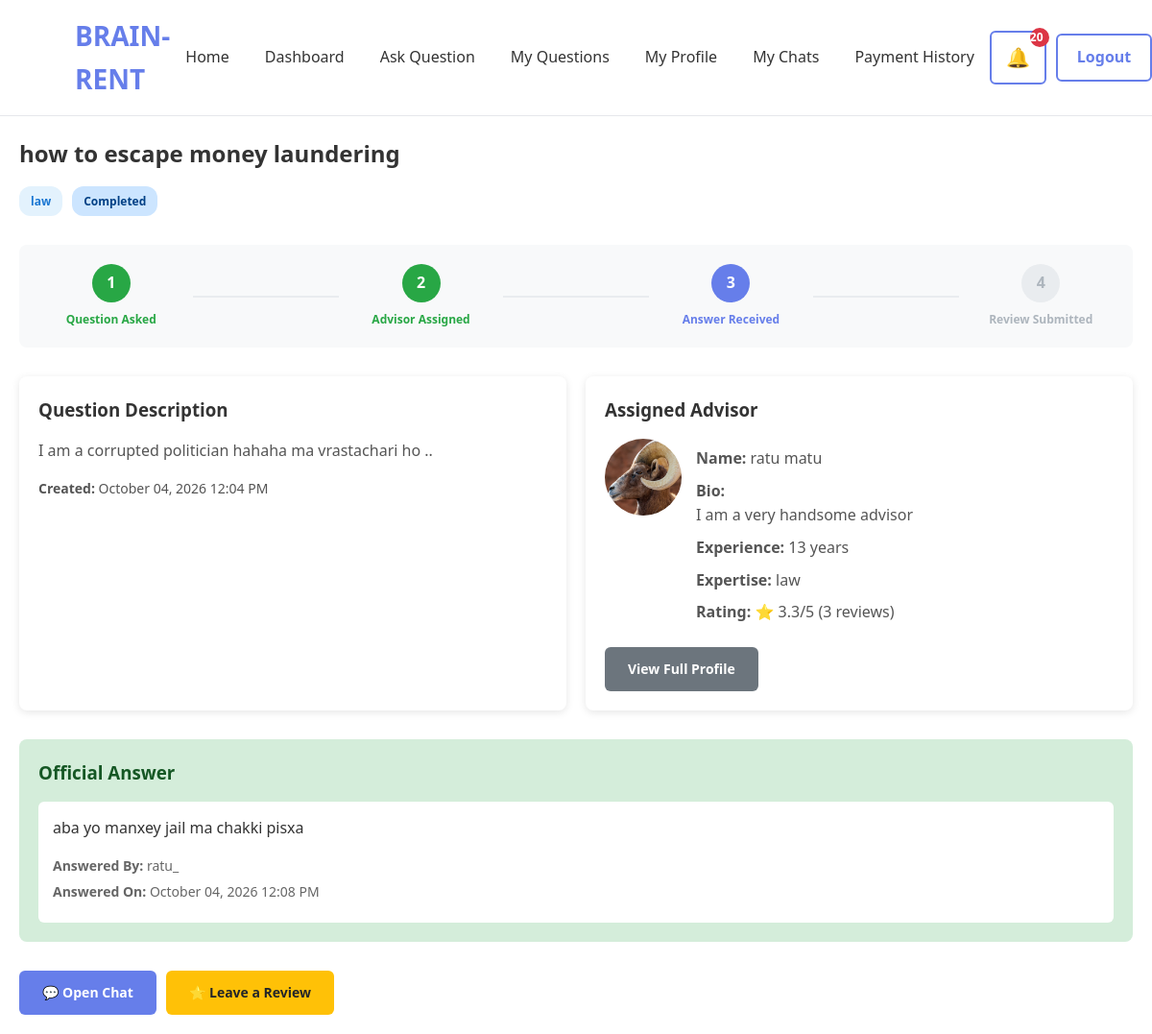
Page /questions/9/ (signed in) on the committed database.
### question/models.py (models this page shows, shortened)
class Question(models.Model):
    STATUS_CHOICES = [
        ("pending", "Pending"),
        ("accepted", "Accepted"),
        ("completed", "Completed"),
        ("cancelled", "Cancelled"),
    ]
    questioner = models.ForeignKey(
        settings.AUTH_USER_MODEL,
        on_delete=models.CASCADE,
        related_name="questions"
    )
    category = models.ForeignKey(
        Category,
        on_delete=models.CASCADE,
        related_name="questions"
    )
    title = models.CharField(
        max_length=200
    )
    description = models.TextField()
    status = models.CharField(
        max_length=20,
        choices=STATUS_CHOICES,
        default="pending"
    )
    created_at = models.DateTimeField(
        auto_now_add=True
    )

class Category(models.Model):
    name = models.CharField(
        max_length=100,
        unique=True
    )
    description = models.TextField(
        blank=True
    )
    icon = models.ImageField(
        upload_to="category_icons/",
        blank=True,
        null=True
    )

class QuestionAssignment(models.Model):
    STATUS_CHOICES = [
        ("invited", "Invited"),
        ("accepted", "Accepted"),
        ("declined", "Declined"),
        ("selected", "Selected"),
        ("completed", "Completed"),
    ]
    question = models.ForeignKey(
        Question,
        on_delete=models.CASCADE,
        related_name="assignments"
    )
    advisor = models.ForeignKey(
        "advisor.AdvisorProfile",
        on_delete=models.CASCADE,
        related_name="assignments"
    )
    status = models.CharField(
        max_length=20,
        choices=STATUS_CHOICES,
        default="invited"
    )
    assigned_at = models.DateTimeField(
        auto_now_add=True
    )
    class Meta:
        unique_together = ("question", "advisor")

class Answer(models.Model):
    question = models.OneToOneField(
        Question,
        on_delete=models.CASCADE,
        related_name="answer"
    )
    advisor = models.ForeignKey(
        "advisor.AdvisorProfile",
        on_delete=models.CASCADE,
        related_name="answers"
    )
    content = models.TextField()
    created_at = models.DateTimeField(
        auto_now_add=True
    )
    updated_at = models.DateTimeField(
        auto_now=True
    )

### advisor/models.py (models this page shows, shortened)
class AdvisorProfile(models.Model):
    STATUS_CHOICES = [
        ("pending", "Pending"),
        ("under_review", "Under Review"),
        ("approved", "Approved"),
        ("rejected", "Rejected"),
        ("suspended", "Suspended"),
    ]
    user = models.OneToOneField(
        settings.AUTH_USER_MODEL,
        on_delete=models.CASCADE
    )
    bio = models.TextField()
    expertise = models.ManyToManyField(
    "question.Category",
    related_name="advisors"
 )
    experience = models.PositiveIntegerField(
        help_text="Years of experience"
    )
    consultation_rate = models.DecimalField(
        max_digits=10,
        decimal_places=2,
        default=0.00,
        help_text="Consultation rate per session in NPR"
    )
    verification_status = models.CharField(
        max_length=20,
        choices=STATUS_CHOICES,
        default="pending"
    )

### accounts/models.py (models this page shows, shortened)
class CustomUser(AbstractUser):
    ROLE_CHOICES = [
        ("questioner", "Questioner"),
        ("advisor", "Advisor"),
    ]
    role = models.CharField(
    max_length=20,
    choices=ROLE_CHOICES,
    default="questioner"
 )
    phone_number = models.CharField(
        max_length=15,
        blank=True
    )
    profile_picture = models.ImageField(
        upload_to="profile_pictures/",
        blank=True,
        null=True
    )
    created_at = models.DateTimeField(
        auto_now_add=True
    )
    updated_at = models.DateTimeField(
        auto_now=True
    )

### question/views.py (the view)
@login_required
def question_detail(request, question_id):
    if request.user.role != "questioner":
        return HttpResponseForbidden("Access Denied")
    question = get_object_or_404(
        Question,
        id=question_id,
        questioner=request.user,
    )
    assignment = QuestionAssignment.objects.filter(
        question=question,
        status="accepted",
    ).select_related(
        "advisor",
        "advisor__user",
    ).first()
    has_review = Review.objects.filter(
        question=question
    ).exists()
    average_rating = None
    total_reviews = 0
    if assignment:
        advisor_reviews = Review.objects.filter(
            advisor=assignment.advisor
        )
        average_rating = advisor_reviews.aggregate(
            Avg("rating")
        )["rating__avg"]
        total_reviews = advisor_reviews.count()
    from payment.models import Payment
    payment = Payment.objects.filter(question=question).order_by('-created_at').first()
    return render(
        request,
        "question/question_detail.html",
        {
            "question": question,
            "assignment": assignment,
            "has_review": has_review,
            "average_rating": average_rating,
            "total_reviews": total_reviews,
            "payment": payment,
        },
    )

### templates/question/question_detail.html (shortened to what this page needs)
{% extends "base.html" %}
{% block content %}
<section class="question-detail">
    <div class="question-header">
        <h1>{{ question.title }}</h1>
        <div class="question-meta">
            <span class="category-tag">{{ question.category.name }}</span>
            <span class="status-tag status-{{ question.status }}">{{ question.get_status_display }}</span>
        </div>
    </div>
    <div class="progress-indicator">
        <div class="progress-step {% if question.status == 'pending' %}active{% endif %} {% if question.status != 'pending' %}completed{% endif %}">
            <div class="step-number">1</div>
            <div class="step-label">Question Asked</div>
        </div>
        <div class="progress-line"></div>
        <div class="progress-step {% if question.status == 'accepted' %}active{% endif %} {% if question.status == 'completed' %}completed{% endif %} {% if not assignment %}disabled{% endif %}">
            <div class="step-number">2</div>
            <div class="step-label">Advisor Assigned</div>
        </div>
        <div class="progress-line"></div>
        <div class="progress-step {% if question.status == 'completed' %}active{% endif %} {% if not question.answer %}disabled{% endif %}">
            <div class="step-number">3</div>
            <div class="step-label">Answer Received</div>
        </div>
        <div class="progress-line"></div>
        <div class="progress-step {% if has_review %}active{% endif %} {% if not has_review %}disabled{% endif %}">
            <div class="step-number">4</div>
            <div class="step-label">Review Submitted</div>
        </div>
    </div>
    <div class="question-content">
        <div class="question-info">
            <h3>Question Description</h3>
            <p>{{ question.description }}</p>
            <p class="created-date">
                <strong>Created:</strong> {{ question.created_at|date:"F d, Y g:i A" }}
            </p>
        </div>
        {% if assignment %}
            <div class="advisor-info">
                <h3>Assigned Advisor</h3>
                <div class="advisor-details">
                    {% if assignment.advisor.user.profile_picture %}
                        <img
                            src="{{ assignment.advisor.user.profile_picture.url }}"
                            alt="Advisor Profile"
                            class="advisor-avatar"
                        >
                    {% endif %}
                    <div class="advisor-text">
                        <p>
                            <strong>Name:</strong>
                            {{ assignment.advisor.user.get_full_name|default:assignment.advisor.user.username }}
                        </p>
                        <p>
                            <strong>Bio:</strong><br>
                            {{ assignment.advisor.bio|default:"No bio available." }}
                        </p>
                        <p>
                            <strong>Experience:</strong> {{ assignment.advisor.experience|default:"Not specified" }} years
                        </p>
                        <p>
                            <strong>Expertise:</strong>
                            {% for category in assignment.advisor.expertise.all %}
                                {{ category.name }}{% if not forloop.last %}, {% endif %}
                            {% empty %}
                                No expertise added.
                            {% endfor %}
                        </p>
                        <p>
                            <strong>Rating:</strong>
                            {% if average_rating %}
                                ⭐ {{ average_rating|floatformat:1 }}/5 ({{ total_reviews }} reviews)
                            {% else %}
                                No ratings yet
                            {% endif %}
                        </p>
                    </div>
                </div>
                <a href="{% url 'advisor_profile_view' assignment.advisor.id %}" class="btn btn-secondary">
                    View Full Profile
                </a>
            </div>
        {% else %}
            <div class="no-advisor">
                <p>⏳ Waiting for an advisor to accept your question.</p>
            </div>
        {% endif %}
    </div>
    {% if question.answer %}
        <div class="answer-section">
            <h3>Official Answer</h3>
            <div class="answer-content">
                <p>{{ question.answer.content }}</p>
                <div class="answer-meta">
                    <p>
                        <strong>Answered By:</strong> {{ question.answer.advisor.user.username }}
                    </p>
                    <p>
                        <strong>Answered On:</strong> {{ question.answer.created_at|date:"F d, Y g:i A" }}
                    </p>
                </div>
            </div>
        </div>
    {% else %}
        <div class="no-answer">
            <p>📝 No official answer has been submitted yet.</p>
        </div>
    {% endif %}
    <div class="action-buttons">
        {% if assignment %}
            {% if payment %}
                {% if payment.status == 'completed' %}
                    <a href="{% url 'conversation_detail' question.id %}" class="btn btn-primary">
                        💬 Open Chat
                    </a>
                {% else %}
                    <a href="{% url 'initiate_payment' question.id %}" class="btn btn-success">
                        💳 Pay Rs. {{ assignment.advisor.consultation_rate|floatformat:2 }} to Chat
                    </a>
                {% endif %}
            {% else %}
                <a href="{% url 'initiate_payment' question.id %}" class="btn btn-success">
                    💳 Pay Rs. {{ assignment.advisor.consultation_rate|floatformat:2 }} to Chat
                </a>
            {% endif %}
        {% endif %}
        {% if question.status == "completed" and not has_review %}
            <a href="{% url 'submit_review' question.id %}" class="btn btn-warning">
                ⭐ Leave a Review
            </a>
        {% endif %}
    </div>
</section>
{% endblock %}

### static/css/base.css (style rules this page uses)
* { margin: 0; padding: 0; box-sizing: border-box; }
body { font-family: 'Segoe UI', Tahoma, Geneva, Verdana, sans-serif; background: white; color: #333; line-height: 1.6; }

### templates/question/question_detail.html (style rules this page uses)
.question-detail { max-width: 1200px; margin: 0 auto; padding: 20px; }
.question-header { margin-bottom: 30px; }
.question-header h1 { color: #333; margin: 0 0 15px 0; }
.question-meta { display: flex; gap: 10px; align-items: center; }
.category-tag { background: #e3f2fd; color: #1976d2; padding: 6px 12px; border-radius: 12px; font-size: 12px; font-weight: 600; }
.status-tag { padding: 6px 12px; border-radius: 12px; font-size: 12px; font-weight: 600; text-transform: capitalize; }
.status-completed { background: #cce5ff; color: #004085; }
.progress-indicator { display: flex; align-items: center; justify-content: space-between; margin: 30px 0; padding: 20px; background: #f8f9fa; border-radius: 8px; }
.progress-step { display: flex; flex-direction: column; align-items: center; text-align: center; flex: 1; }
.step-number { width: 40px; height: 40px; border-radius: 50%; background: #e9ecef; color: #6c757d; display: flex; align-items: center; justify-content: center; font-weight: bold; margin-bottom: 8px; transition: all 0.3s ease; }
.progress-step.active .step-number { background: #667eea; color: white; }
.progress-step.completed .step-number { background: #28a745; color: white; }
.progress-step.disabled .step-number { background: #e9ecef; color: #adb5bd; }
.step-label { font-size: 12px; color: #6c757d; font-weight: 600; }
.progress-step.active .step-label { color: #667eea; }
.progress-step.completed .step-label { color: #28a745; }
.progress-step.disabled .step-label { color: #adb5bd; }
.progress-line { flex: 1; height: 2px; background: #e9ecef; margin: 0 10px; }
.question-content { display: grid; grid-template-columns: 1fr 1fr; gap: 20px; margin: 30px 0; }
.question-info, .advisor-info { background: white; padding: 20px; border-radius: 8px; box-shadow: 0 2px 8px rgba(0, 0, 0, 0.1); }
.question-info h3, .advisor-info h3 { color: #333; margin: 0 0 15px 0; }
.question-info p { color: #555; line-height: 1.6; }
.created-date { color: #666; font-size: 14px; margin-top: 15px; }
.advisor-details { display: flex; gap: 15px; margin-bottom: 15px; }
.advisor-avatar { width: 80px; height: 80px; border-radius: 50%; object-fit: cover; }
.advisor-text p { margin: 8px 0; color: #555; }
.answer-section { background: #d4edda; padding: 20px; border-radius: 8px; margin: 30px 0; }
.answer-section h3 { color: #155724; margin: 0 0 15px 0; }
.answer-content { background: white; padding: 15px; border-radius: 6px; }
.answer-content p { color: #333; line-height: 1.6; margin: 0 0 15px 0; }
.answer-meta p { color: #666; font-size: 14px; margin: 5px 0; }
.action-buttons { display: flex; gap: 10px; flex-wrap: wrap; margin-top: 30px; }
.btn { padding: 12px 24px; border: none; border-radius: 6px; font-size: 14px; font-weight: 600; cursor: pointer; transition: all 0.2s ease; text-decoration: none; display: inline-block; }
.btn-primary { background: #667eea; color: white; }
.btn-secondary { background: #6c757d; color: white; }
.btn-warning { background: #ffc107; color: #212529; }

### rows in the picture
Question: title "how to escape money laundering", category.name "law", status "Completed", description "I am a corrupted politician hahaha ma vrastachari ho ..", created_at "October 04, 2026 12:04 PM", answer.content "aba yo manxey jail ma chakki pisxa", answer.advisor.user.username "ratu_", answer.created_at "October 04, 2026 12:08 PM"
QuestionAssignment: advisor.user.profile_picture (picture), advisor.user.get_full_name "ratu matu", advisor.bio "I am a very handsome advisor", advisor.experience "13"
Category: name "law"

### other values in the picture
{{ average_rating|floatformat:1 }} "3.3"
{{ total_reviews }} "3"
